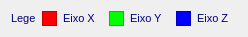
   <widget class="QWidget" name="layoutWidget">
    <property name="geometry">
     <rect>
      <x>1081</x>
      <y>250</y>
      <width>248</width>
      <height>17</height>
     </rect>
    </property>
    <layout class="QHBoxLayout" name="horizontalLayout_6">
     <item>
      <widget class="QLabel" name="label_emg5_2">
       <property name="minimumSize">
        <size>
         <width>10</width>
         <height>0</height>
        </size>
       </property>
       <property name="palette">
        <palette>
         <active>
          <colorrole role="WindowText">
           <brush brushstyle="SolidPattern">
            <color alpha="255">
             <red>255</red>
             <green>255</green>
             <blue>255</blue>
            </color>
           </brush>
          </colorrole>
         </active>
         <inactive>
          <colorrole role="WindowText">
           <brush brushstyle="SolidPattern">
            <color alpha="255">
             <red>255</red>
             <green>255</green>
             <blue>255</blue>
            </color>
           </brush>
          </colorrole>
         </inactive>
         <disabled>
          <colorrole role="WindowText">
           <brush brushstyle="SolidPattern">
            <color alpha="255">
             <red>120</red>
             <green>120</green>
             <blue>120</blue>
            </color>
           </brush>
          </colorrole>
         </disabled>
        </palette>
       </property>
       <property name="font">
        <font>
         <pointsize>12</pointsize>
        </font>
       </property>
       <property name="text">
        <string>&lt;html&gt;&lt;head/&gt;&lt;body&gt;&lt;p&gt;&lt;span style=&quot; font-size:8pt; color:#00007f;&quot;&gt;Legenda:&lt;/span&gt;&lt;/p&gt;&lt;/body&gt;&lt;/html&gt;</string>
       </property>
       <property name="textFormat">
        <enum>Qt::RichText</enum>
       </property>
       <property name="wordWrap">
        <bool>true</bool>
       </property>
      </widget>
     </item>
     <item>
      <widget class="QFrame" name="axeY_2">
       <property name="minimumSize">
        <size>
         <width>15</width>
         <height>15</height>
        </size>
       </property>
       <property name="maximumSize">
        <size>
         <width>15</width>
         <height>15</height>
        </size>
       </property>
       <property name="styleSheet">
        <string notr="true">background-color: rgb(255, 0, 0)</string>
       </property>
       <property name="frameShape">
        <enum>QFrame::StyledPanel</enum>
       </property>
       <property name="frameShadow">
        <enum>QFrame::Raised</enum>
       </property>
      </widget>
     </item>
     <item>
      <widget class="QLabel" name="label_emg5_3">
       <property name="minimumSize">
        <size>
         <width>40</width>
         <height>15</height>
        </size>
       </property>
       <property name="maximumSize">
        <size>
         <width>40</width>
         <height>15</height>
        </size>
       </property>
       <property name="palette">
        <palette>
         <active>
          <colorrole role="WindowText">
           <brush brushstyle="SolidPattern">
            <color alpha="255">
             <red>255</red>
             <green>255</green>
             <blue>255</blue>
            </color>
           </brush>
          </colorrole>
         </active>
         <inactive>
          <colorrole role="WindowText">
           <brush brushstyle="SolidPattern">
            <color alpha="255">
             <red>255</red>
             <green>255</green>
             <blue>255</blue>
            </color>
           </brush>
          </colorrole>
         </inactive>
         <disabled>
          <colorrole role="WindowText">
           <brush brushstyle="SolidPattern">
            <color alpha="255">
             <red>120</red>
             <green>120</green>
             <blue>120</blue>
            </color>
           </brush>
          </colorrole>
         </disabled>
        </palette>
       </property>
       <property name="font">
        <font>
         <pointsize>12</pointsize>
        </font>
       </property>
       <property name="text">
        <string>&lt;html&gt;&lt;head/&gt;&lt;body&gt;&lt;p&gt;&lt;span style=&quot; font-size:8pt; color:#00007f;&quot;&gt;Eixo X&lt;/span&gt;&lt;/p&gt;&lt;/body&gt;&lt;/html&gt;</string>
       </property>
       <property name="textFormat">
        <enum>Qt::RichText</enum>
       </property>
       <property name="wordWrap">
        <bool>true</bool>
       </property>
      </widget>
     </item>
     <item>
      <widget class="QFrame" name="axeY">
       <property name="minimumSize">
        <size>
         <width>15</width>
         <height>15</height>
        </size>
       </property>
       <property name="maximumSize">
        <size>
         <width>15</width>
         <height>15</height>
        </size>
       </property>
       <property name="styleSheet">
        <string notr="true">background-color: rgb(0, 255, 0)</string>
       </property>
       <property name="frameShape">
        <enum>QFrame::StyledPanel</enum>
       </property>
       <property name="frameShadow">
        <enum>QFrame::Raised</enum>
       </property>
      </widget>
     </item>
     <item>
      <widget class="QLabel" name="label_emg5_4">
       <property name="minimumSize">
        <size>
         <width>40</width>
         <height>15</height>
        </size>
       </property>
       <property name="maximumSize">
        <size>
         <width>40</width>
         <height>15</height>
        </size>
       </property>
       <property name="palette">
        <palette>
         <active>
          <colorrole role="WindowText">
           <brush brushstyle="SolidPattern">
            <color alpha="255">
             <red>255</red>
             <green>255</green>
             <blue>255</blue>
            </color>
           </brush>
          </colorrole>
         </active>
         <inactive>
          <colorrole role="WindowText">
           <brush brushstyle="SolidPattern">
            <color alpha="255">
             <red>255</red>
             <green>255</green>
             <blue>255</blue>
            </color>
           </brush>
          </colorrole>
         </inactive>
         <disabled>
          <colorrole role="WindowText">
           <brush brushstyle="SolidPattern">
            <color alpha="255">
             <red>120</red>
             <green>120</green>
             <blue>120</blue>
            </color>
           </brush>
          </colorrole>
         </disabled>
        </palette>
       </property>
       <property name="font">
        <font>
         <pointsize>12</pointsize>
        </font>
       </property>
       <property name="text">
        <string>&lt;html&gt;&lt;head/&gt;&lt;body&gt;&lt;p&gt;&lt;span style=&quot; font-size:8pt; color:#00007f;&quot;&gt;Eixo Y&lt;/span&gt;&lt;/p&gt;&lt;/body&gt;&lt;/html&gt;</string>
       </property>
       <property name="textFormat">
        <enum>Qt::RichText</enum>
       </property>
       <property name="wordWrap">
        <bool>true</bool>
       </property>
      </widget>
     </item>
     <item>
      <widget class="QFrame" name="axeX">
       <property name="minimumSize">
        <size>
         <width>15</width>
         <height>15</height>
        </size>
       </property>
       <property name="maximumSize">
        <size>
         <width>15</width>
         <height>15</height>
        </size>
       </property>
       <property name="styleSheet">
        <string notr="true">background-color: rgb(0, 0, 255)</string>
       </property>
       <property name="frameShape">
        <enum>QFrame::StyledPanel</enum>
       </property>
       <property name="frameShadow">
        <enum>QFrame::Raised</enum>
       </property>
      </widget>
     </item>
     <item>
      <widget class="QLabel" name="label_emg5_5">
       <property name="minimumSize">
        <size>
         <width>40</width>
         <height>15</height>
        </size>
       </property>
       <property name="maximumSize">
        <size>
         <width>40</width>
         <height>15</height>
        </size>
       </property>
       <property name="palette">
        <palette>
         <active>
          <colorrole role="WindowText">
           <brush brushstyle="SolidPattern">
            <color alpha="255">
             <red>255</red>
             <green>255</green>
             <blue>255</blue>
            </color>
           </brush>
          </colorrole>
         </active>
         <inactive>
          <colorrole role="WindowText">
           <brush brushstyle="SolidPattern">
            <color alpha="255">
             <red>255</red>
             <green>255</green>
             <blue>255</blue>
            </color>
           </brush>
          </colorrole>
         </inactive>
         <disabled>
          <colorrole role="WindowText">
           <brush brushstyle="SolidPattern">
            <color alpha="255">
             <red>120</red>
             <green>120</green>
             <blue>120</blue>
            </color>
           </brush>
          </colorrole>
         </disabled>
        </palette>
       </property>
       <property name="font">
        <font>
         <pointsize>12</pointsize>
        </font>
       </property>
       <property name="text">
        <string>&lt;html&gt;&lt;head/&gt;&lt;body&gt;&lt;p&gt;&lt;span style=&quot; font-size:8pt; color:#00007f;&quot;&gt;Eixo Z&lt;/span&gt;&lt;/p&gt;&lt;/body&gt;&lt;/html&gt;</string>
       </property>
       <property name="textFormat">
        <enum>Qt::RichText</enum>
       </property>
       <property name="wordWrap">
        <bool>true</bool>
       </property>
      </widget>
     </item>
    </layout>
   </widget>
